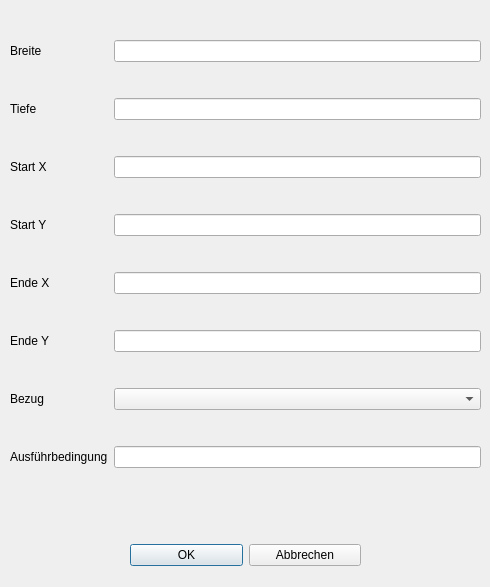
<?xml version="1.0" encoding="UTF-8"?>
<ui version="4.0">
 <class>Dialog_bearb_nut</class>
 <widget class="QDialog" name="Dialog_bearb_nut">
  <property name="geometry">
   <rect>
    <x>0</x>
    <y>0</y>
    <width>490</width>
    <height>587</height>
   </rect>
  </property>
  <property name="windowTitle">
   <string>Dialog</string>
  </property>
  <widget class="QWidget" name="layoutWidget">
   <property name="geometry">
    <rect>
     <x>10</x>
     <y>10</y>
     <width>471</width>
     <height>491</height>
    </rect>
   </property>
   <layout class="QGridLayout" name="gridLayout">
    <item row="3" column="0">
     <widget class="QLabel" name="label_5">
      <property name="text">
       <string>Start Y</string>
      </property>
     </widget>
    </item>
    <item row="7" column="0">
     <widget class="QLabel" name="label_12">
      <property name="text">
       <string>Ausführbedingung</string>
      </property>
     </widget>
    </item>
    <item row="2" column="1">
     <widget class="QLineEdit" name="lineEdit_xs"/>
    </item>
    <item row="0" column="0">
     <widget class="QLabel" name="label_2">
      <property name="text">
       <string>Breite</string>
      </property>
     </widget>
    </item>
    <item row="3" column="1">
     <widget class="QLineEdit" name="lineEdit_ys"/>
    </item>
    <item row="5" column="1">
     <widget class="QLineEdit" name="lineEdit_ye"/>
    </item>
    <item row="4" column="0">
     <widget class="QLabel" name="label_6">
      <property name="text">
       <string>Ende X</string>
      </property>
     </widget>
    </item>
    <item row="0" column="1">
     <widget class="QLineEdit" name="lineEdit_b"/>
    </item>
    <item row="7" column="1">
     <widget class="QLineEdit" name="lineEdit_afb"/>
    </item>
    <item row="6" column="1">
     <widget class="QComboBox" name="comboBox_bezug"/>
    </item>
    <item row="1" column="0">
     <widget class="QLabel" name="label_3">
      <property name="text">
       <string>Tiefe</string>
      </property>
     </widget>
    </item>
    <item row="6" column="0">
     <widget class="QLabel" name="label_11">
      <property name="text">
       <string>Bezug</string>
      </property>
     </widget>
    </item>
    <item row="1" column="1">
     <widget class="QLineEdit" name="lineEdit_ti"/>
    </item>
    <item row="5" column="0">
     <widget class="QLabel" name="label_7">
      <property name="text">
       <string>Ende Y</string>
      </property>
     </widget>
    </item>
    <item row="2" column="0">
     <widget class="QLabel" name="label_4">
      <property name="text">
       <string>Start X</string>
      </property>
     </widget>
    </item>
    <item row="4" column="1">
     <widget class="QLineEdit" name="lineEdit_xe"/>
    </item>
   </layout>
  </widget>
  <widget class="QWidget" name="layoutWidget_2">
   <property name="geometry">
    <rect>
     <x>130</x>
     <y>540</y>
     <width>231</width>
     <height>31</height>
    </rect>
   </property>
   <layout class="QHBoxLayout" name="horizontalLayout">
    <item>
     <widget class="QPushButton" name="btn_ok">
      <property name="text">
       <string>OK</string>
      </property>
     </widget>
    </item>
    <item>
     <widget class="QPushButton" name="btn_abbrechen">
      <property name="text">
       <string>Abbrechen</string>
      </property>
     </widget>
    </item>
   </layout>
  </widget>
 </widget>
 <tabstops>
  <tabstop>lineEdit_b</tabstop>
  <tabstop>lineEdit_ti</tabstop>
  <tabstop>lineEdit_xs</tabstop>
  <tabstop>lineEdit_ys</tabstop>
  <tabstop>lineEdit_xe</tabstop>
  <tabstop>lineEdit_ye</tabstop>
  <tabstop>comboBox_bezug</tabstop>
  <tabstop>lineEdit_afb</tabstop>
  <tabstop>btn_ok</tabstop>
  <tabstop>btn_abbrechen</tabstop>
 </tabstops>
 <resources/>
 <connections/>
</ui>
